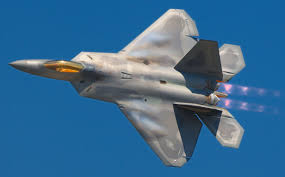
#> input picture images/f22.jpg, 285 x 177 px, found by its file name
$ python image_resizing.py
#> lines starting #> are read from the running program, lines starting #| are printed output that depends on the picture
import cv2
import numpy as np

img = cv2.imread("C:/Users/admin/Desktop/cv-practice/cv2-practice/images/f22.jpg")
#> img is the input picture: shape (177, 285, 3); mean B, G, R 145.2, 106.8, 57.4
print(img.shape)
#| (177, 285, 3)

imgResize = cv2.resize(img, (2180, 400))
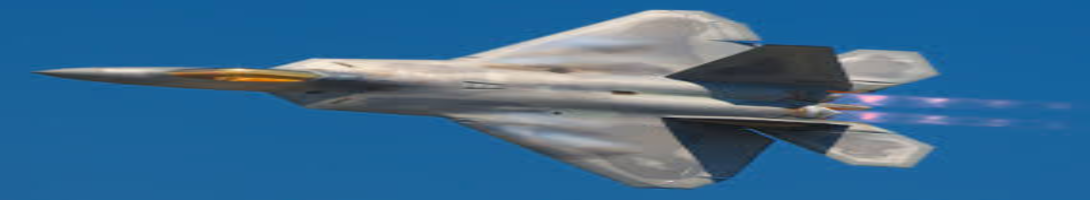
#> imgResize: shape (400, 2180, 3) (shown at 1/2 size); mean B, G, R 145.1, 106.7, 57.4
print(imgResize.shape)
#| (400, 2180, 3)

imgCropped = img[0:200, 200:500]
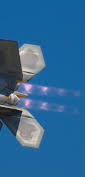
#> imgCropped: shape (177, 85, 3); mean B, G, R 148.1, 102.5, 45.9
print(imgCropped.shape)
#| (177, 85, 3)

cv2.imshow("Image", img)
cv2.imshow("Image Resize", imgResize)
cv2.imshow("Image Cropped", imgCropped)
cv2.waitKey(0)
